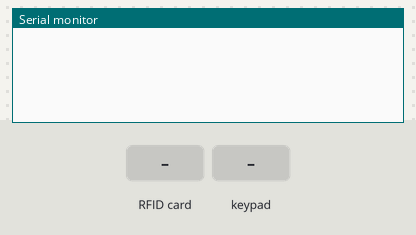
Bench run of a program on a simulated Arduino Nano, built with avr-gcc and run on an emulated ATmega328P. Shown: the last lines printed to the serial monitor. The test bench sets the inputs (shaded band).

Above: at 1.2 s.
1.3 s: RFID card 5E 7A 19 C4 held to the reader
At 2.1 s:
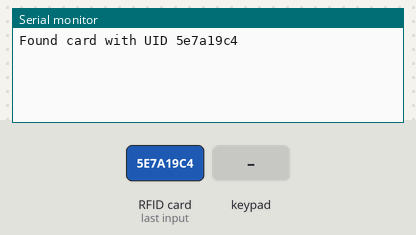
2.8 s: key '1' pressed
At 3.6 s:
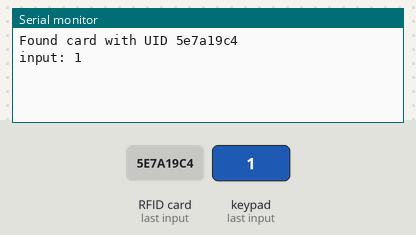
4.3 s: keypad keys 5 4 3 2 # pressed 0.4 s apart
At 7.3 s:
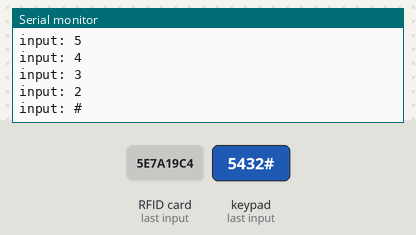
7.8 s: key '*' pressed
At 9.0 s:
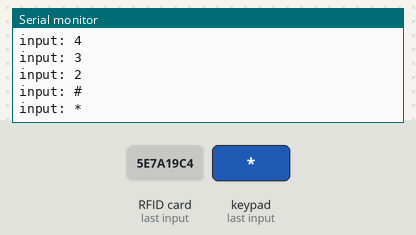
9.3 s: keypad keys 5 4 3 2 A pressed 0.4 s apart
At 11.5 s:
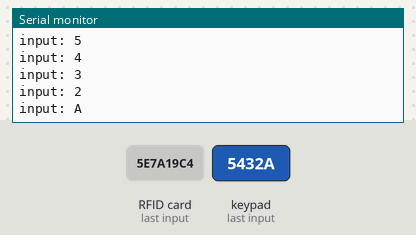
12.8 s: key 'B' pressed
At 13.2 s:
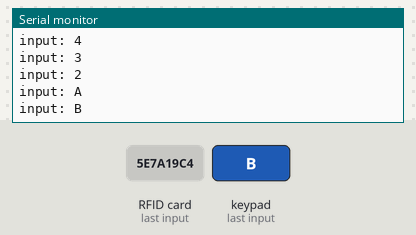
Timing chart, 0 to 15.3 s (numbered marks = the images above; inputs shaded):
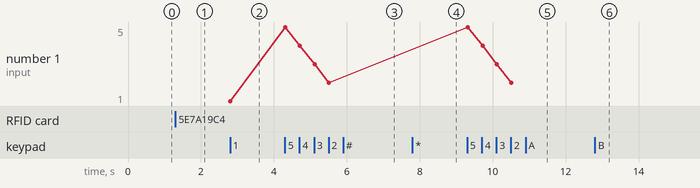

Measured:
- after the input at 1.3 s, the serial monitor: prints a new line at once (image 1)
- after the input at 2.8 s, the serial monitor: prints a new line at once (image 2)
- after the input at 4.3 s, the serial monitor: prints a new line at once (image 3)
- after the input at 7.8 s, the serial monitor: prints a new line at once (image 4)
- after the input at 9.3 s, the serial monitor: prints a new line at once (image 5)
- after the input at 12.8 s, the serial monitor: prints a new line at once (image 6)
- plotted number 1: 1 → 2 after the input at 4.3 s

The program:

main.cpp
```cpp
#include <Arduino.h>

#include <Keypad.h>

#include <SPI.h>
#include <MFRC522.h>

#include <Wire.h>

// function prototypes
void getUid(const MFRC522& reader, char *buffer);
void rfidEndRead(MFRC522& reader);
bool readBlock(MFRC522& reader, MFRC522::MIFARE_Key& key, byte block, byte *buffer, byte bufferSize);
void sendData();

// constants
const char keypadLayout[4][4] = {
    {'1', '4', '7', '*'},
    {'2', '5', '8', '0'},
    {'3', '6', '9', '#'},
    {'A', 'B', 'C', 'D'}
};

const byte keypadRowPins[] = {5, 4, 3, 2};
const byte keypadColPins[] = {A0, 8, 7, 6};

// THIS STRUCT MUST BE THE EXACTLY THE SAME ON BOTH THE NANO AND ESP
struct CommunicationData {
    unsigned char blockData[18];
    char uid[8], key;
    bool newCard, newKey;

    void clear() {
        memset(uid, 0, 8);
        memset(blockData, 0, 18);
        key = 0;
        newCard = false;
        newKey = false;
    }
};

volatile CommunicationData communicationData;

// objects
Keypad keypad = Keypad( makeKeymap(keypadLayout),
                        const_cast<byte*>(keypadRowPins),
                        const_cast<byte*>(keypadColPins), 4, 4 );

MFRC522 reader(10, 9);
MFRC522::MIFARE_Key key;

void setup() {
    communicationData.clear();

    Serial.begin(9600);
    SPI.begin();
    Wire.begin(1);
    Wire.onRequest(sendData);

    reader.PCD_Init();

    memset(key.keyByte, 0xFF, 6);
}

void loop() {

    char k = keypad.getKey();
    if(k != 0) {
        Serial.println("input: " + (String)k);
        noInterrupts();
        communicationData.key = k;
        communicationData.newKey = true;
        interrupts();
    }

	// check for present cards
	if(reader.PICC_IsNewCardPresent()) {

		// check if the read was successful
		if(reader.PICC_ReadCardSerial()) {
            noInterrupts();
            getUid(reader, communicationData.uid);
			Serial.print("Found card with UID ");
            Serial.write((char*)communicationData.uid, 8);

            // and check if the block read was successful
            if(readBlock(reader, key, 1, communicationData.blockData, 18)) {

                // if everything is good, tell the esp that there is a new card
                communicationData.newCard = true;
            }

            interrupts();
            Serial.println("");
		}
	}
}

// function to get the uid from a MFRC522
// this function assumes that a card has been successfully read
// the result will be stored in buffer which should be at least 8 bytes long
void getUid(const MFRC522& reader, char *buffer) {
    String uid;
    uid.reserve(reader.uid.size);

	for(byte i = 0; i < reader.uid.size; i++) {

		// append 0 if the byte's value is lower than 0x10
		// so there are always two digits per byte
		if(reader.uid.uidByte[i] < 0x10) uid += '0';

		// append current byte and space
		uid += String(reader.uid.uidByte[i], HEX);
	}

    memcpy(buffer, uid.c_str(), 8);
}

void rfidEndRead(MFRC522& reader) {
  reader.PICC_HaltA(); // Halt PICC
  reader.PCD_StopCrypto1(); // Stop encryption on PCD
}

bool readBlock(MFRC522& reader, MFRC522::MIFARE_Key& key, byte block, byte *buffer, byte bufferSize) {

  // trailer block for block to be read
  int trailerBlock = (block / 4 * 4) + 3;

  // authentication
  auto err = reader.PCD_Authenticate(MFRC522::PICC_CMD_MF_AUTH_KEY_A, trailerBlock, &key, &reader.uid);
  if(err != MFRC522::STATUS_OK) {
    Serial.println("Authentication failed: " + (String)reader.GetStatusCodeName(err));
    rfidEndRead(reader);
    return false;
  }

  // read block
  err = reader.MIFARE_Read(block, buffer, &bufferSize);
  if(err != MFRC522::STATUS_OK) {
    Serial.println("Read failed: " + (String)reader.GetStatusCodeName(err));
    rfidEndRead(reader);
    return false;
  }

  rfidEndRead(reader);

  return true;
}

void sendData() {
    Serial.println("sending data");
    Wire.write((char*)&communicationData, sizeof(CommunicationData));
    communicationData.clear();
}
```
